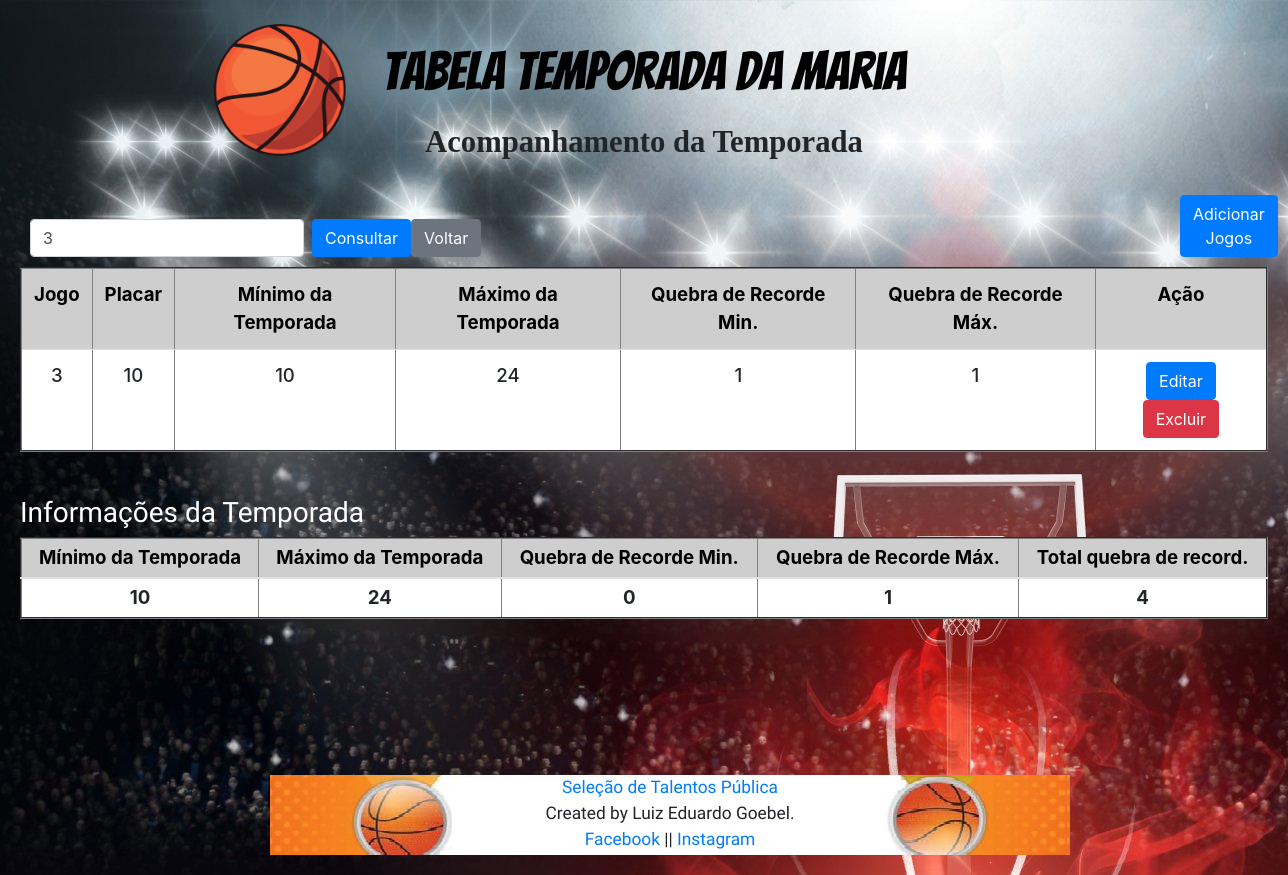
The page /index.php?jogo=3 on the database its author committed.
### tables this page shows
CREATE TABLE IF NOT EXISTS `dados` (
  `jogo` int(11) NOT NULL AUTO_INCREMENT,
  `placar` varchar(11) DEFAULT NULL,
  `MinT` int(11) DEFAULT NULL,
  `MaxT` int(11) DEFAULT NULL,
  `QrMin` int(11) DEFAULT NULL,
  `QrMax` int(11) DEFAULT NULL,
  `isRecord` tinyint(1) NOT NULL DEFAULT '0',
  PRIMARY KEY (`jogo`)
);

### index.php (the view, shortened to what this page needs)
<?php
include("conexao.php");
$jogo = $_GET['jogo'];
$tabela = "SELECT * FROM dados";
if ($jogo) $tabela .= ' WHERE jogo = ' . $jogo;
$prepara = mysqli_query($conexao, $tabela) or die(mysqli_error($conexao));
$queryInfTemp = 'SELECT MIN(MinT) AS MinT, MAX(MaxT) AS MaxT, MIN(QrMin) AS QrMin, MAX(QrMax) AS QrMax FROM dados';
$prepara2 = mysqli_query($conexao, $queryInfTemp) or die(mysqli_error($conexao));
$infTemp = mysqli_fetch_assoc($prepara2);
$queryInfTemp2 = 'SELECT COUNT(*) AS totalRecord FROM dados WHERE isRecord = 1';
$prepara3      = mysqli_query($conexao, $queryInfTemp2) or die(mysqli_error($conexao));
$infTemp2      = mysqli_fetch_assoc($prepara3);
?>
<!doctype html>
<html lang="pt-br">
<head>
    <link rel="stylesheet" href="https://stackpath.bootstrapcdn.com/bootstrap/4.5.2/css/bootstrap.min.css">
    <link rel="stylesheet" href="estilizacao.css">
</head>
<body>
    <div class="cabecalho">
        <div class="container-fluid">
            <h1>Tabela Temporada da Maria<h1><br>
                    <h2>Acompanhamento da Temporada<h2>
        </div>
    </div>
    <div id="imagembola"><img id="bola" src="imagens/bola.png" alt=""></div>
    <div id="BtnAdd">
        <a class="btn btn-primary" href="form_jogo.php">Adicionar Jogos</a>
    </div>
    <div class="BtnConsulta">
        <form class="form-inline" method="GET">
            <input class="form-control mr-sm-2" name="jogo" type="search" placeholder="Buscar Jogo" aria-label="Search" value="<?= $jogo ?>">
            <button class="btn btn-primary" type="submit">Consultar</button>
            <?php
            if ($jogo) {
                print '<button onclick="window.location.href=\'index.php\'" class="btn btn-secondary" type="button">Voltar</button>';
            }
            ?>
        </form>
    </div>
    <table class="table table-hover" border="2">
        <thead id="CabecalhoTbl">
            <tr>
                <td>Jogo</td>
                <td>Placar</td>
                <td>Mínimo da Temporada</td>
                <td>Máximo da Temporada</td>
                <td>Quebra de Recorde Min.</td>
                <td>Quebra de Recorde Máx.</td>
                <td>Ação</td>
            </tr>
        </thead>
        <tbody id="DadosTabela">
            <tr>
                <?php while ($dado = mysqli_fetch_assoc($prepara)) { ?>
            <tr>
                <td><?php echo $dado["jogo"]; ?></td>
                <td><?php echo $dado["placar"]; ?></td>
                <td><?php echo $dado["MinT"]; ?></td>
                <td><?php echo $dado["MaxT"]; ?></td>
                <td><?php echo $dado["QrMin"]; ?></td>
                <td><?php echo $dado["QrMax"]; ?></td>
                <td>
                    <button type="button" class="btn btn-primary"><a id="btnEditar" href="form_jogo.php?jogo=<?php echo $dado["jogo"]; ?>">Editar</a>
                    </button>
                    <button type="button" class="btn btn-danger"><a id="btnDelete" href="excluir.php?jogo=<?php echo $dado["jogo"]; ?>">Excluir</a></button>
                </td>
            </tr>
        <?php } ?>
        </tr>
        </tbody>
    </table>
    <br>
    <div id="txtInfo">
        <h3>Informações da Temporada</h3>
    </div>
    <table class="table table-sm" border="2">
        <thead>
            <tr>
                <th id="Mint" scope="col">Mínimo da Temporada</th>
                <th id="Maxt" scope="col">Máximo da Temporada</th>
                <th id="QrMin" scope="col">Quebra de Recorde Min.</th>
                <th id="QrMax" scope="col">Quebra de Recorde Máx.</th>
                <th id="QrMax" scope="col">Total quebra de record.</th>
            </tr>
        </thead>
        <tbody id="TabelaInfo">
            <tr>
                <td id="tblinfomint"><?= $infTemp['MinT'] ?></td>
                <td id="tblinfomaxt"><?= $infTemp['MaxT'] ?></td>
                <td id="tblinfoqrmin"><?= $infTemp['QrMin'] ?></td>
                <td id="tblinfoqrmax"><?= $infTemp['QrMax'] ?></td>
                <td id="tblinfototal"><?= $infTemp2['totalRecord'] ?></td>
            </tr>
        </tbody>
    </table>
    <br><br><br><br><br>
    <footer id="rodape">
        <a href="http://www.publica.inf.br/" target="_blank">Seleção de Talentos Pública</a><br>
        Created by Luiz Eduardo Goebel.<br>
        <a href="https://www.facebook.com/luizeduardo.goebel/" target="_blank">Facebook</a> ||
        <a href="https://www.instagram.com/luizgoebel/" target="_blank">Instagram</a>
        <br>
    </footer>
</body>
</html>

### estilizacao.css (style rules this page uses)
body { font-size: 14pt; padding: 20px; background-color: white; background-image: url(../Projeto-Tabela-de-Jogos/imagens/background.jpg); background-repeat: no-repeat; }
div.cabecalho { text-align: center; padding: 10px; }
div.cabecalho h1 { text-align: center; padding: 10px; font-family: 'Bangers', cursive; font-size: 40pt; color: black; }
div.cabecalho h2 { text-align: center; padding: 10px; font-size: 23pt; font-family: 'Dancing Script', cursive; margin-top: -100px; font-weight: 700; }
div#BtnAdd { margin-left: 1160px; margin-bottom: -48px; }
div.BtnConsulta { padding: 10px; }
img#bola { width: 220px; margin-top: -137px; margin-left: 150px; margin-bottom: -5px; }
#Mint { color: black; background-color: #cecece; text-align: center; }
#Maxt { color: black; background-color: #cecece; text-align: center; }
#QrMin { color: black; background-color: #cecece; text-align: center; }
#QrMax { color: black; background-color: #cecece; text-align: center; }
#btnEditar { color: white; }
#btnDelete { color: white; }
div#txtInfo { font-family: 'Domine', serif; color: white; }
thead#CabecalhoTbl { color: black; background-color: #cecece; text-align: center; font-weight: bold; }
tbody#DadosTabela { text-align: center; background-color: white; font-size: 14pt; font-weight: 500; }
tbody#TabelaInfo { text-align: center; background-color: white; font-weight: bold; }
footer#rodape { background-image: url(../Projeto-Tabela-de-Jogos/imagens/footer\ banner.jpg); text-align: center; background-color: white; width: 800px; height: 80px; margin-left: 250px; font-size: 13pt; font-family: 'Courgette', cursive; }

### rows shown on the page
dados: jogo "3", placar "10", MinT "10", MaxT "24", QrMin "1", QrMax "1"

### other values the page prints
$infTemp['MinT'] "10"
$infTemp['MaxT'] "24"
$infTemp['QrMin'] "0"
$infTemp['QrMax'] "1"
$infTemp2['totalRecord'] "4"
